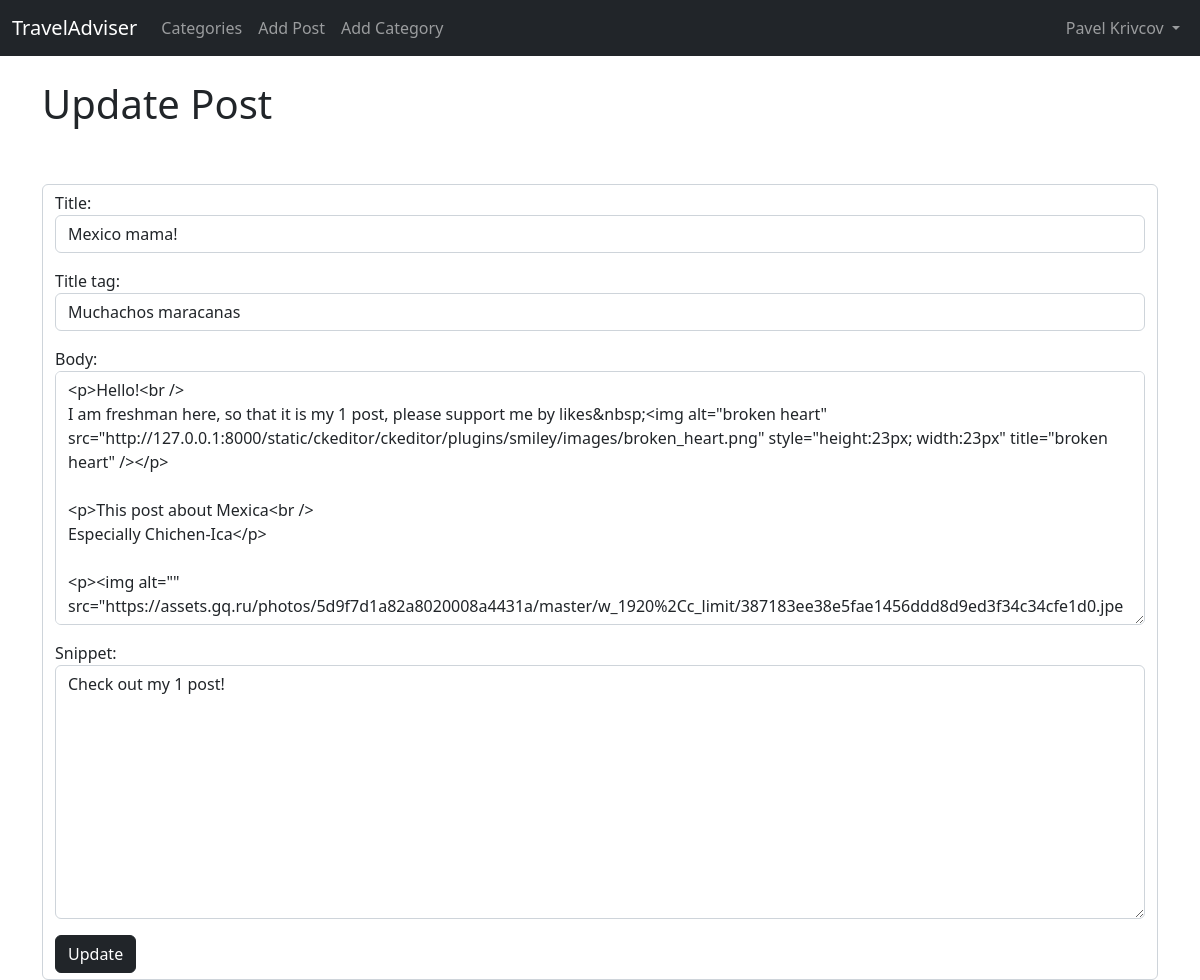
The app's page /article/edit/27 (signed in), older data.
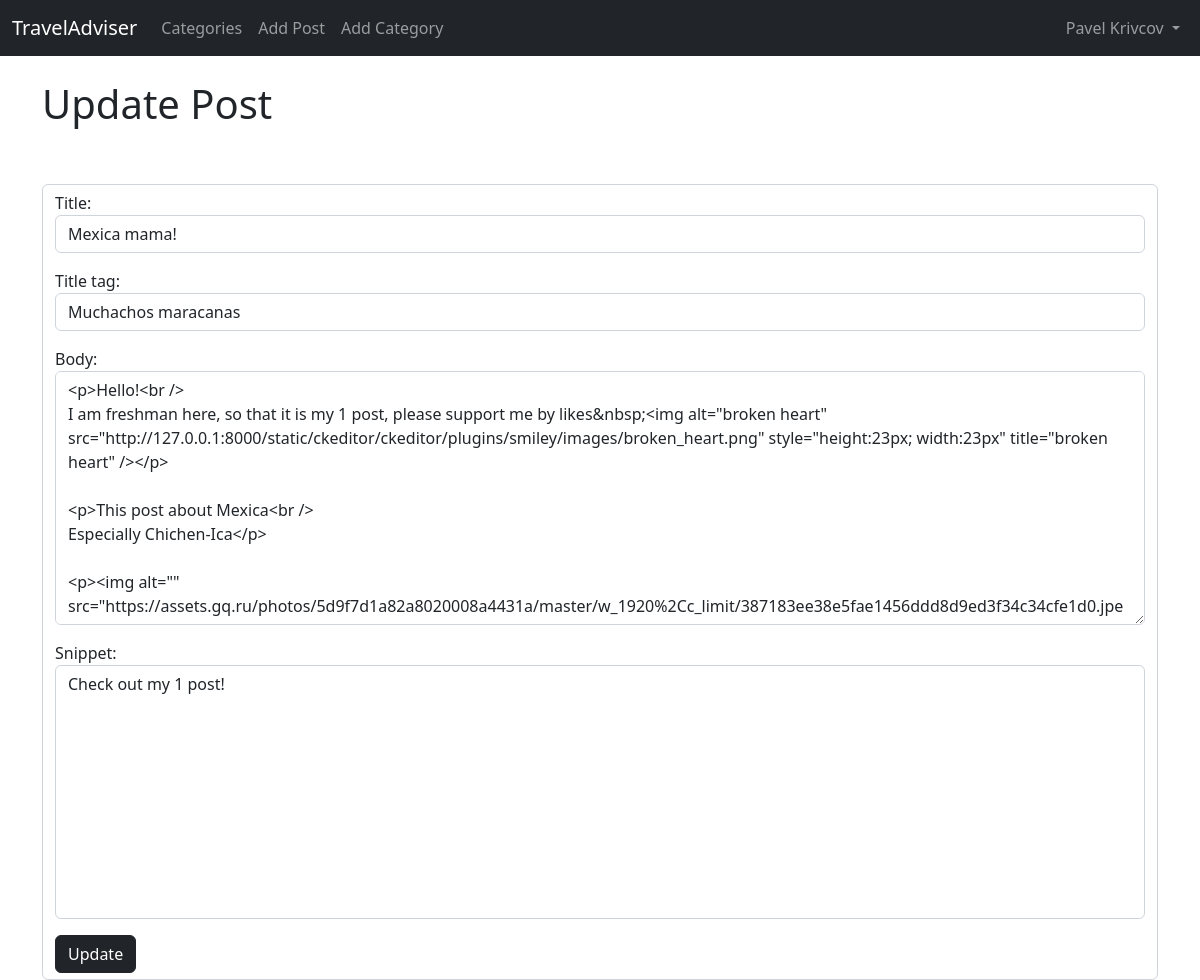
The same page, newer data.
### theblog/models.py (models this page shows, shortened)
class Post(models.Model):
    title = models.CharField(max_length=255)
    header_image = models.ImageField(null=True, blank=True, upload_to='images/content')
    title_tag = models.CharField(max_length=255)
    author = models.ForeignKey(User, on_delete=models.CASCADE)
    body = RichTextField(blank=True, null=True)
    post_date = models.DateField(auto_now_add=True)
    category = models.CharField(max_length=255, default='Vietnam')
    likes = models.ManyToManyField(User, related_name='blog_posts')
    snippet = models.CharField(max_length=255)

### theblog/views.py (the view)
# urls.py: path('article/edit/<int:pk>', UpdatePostView.as_view(), name='update_post'),
class UpdatePostView(UpdateView):
    model = Post
    form_class = EditForm
    template_name = 'update_post.html'

### theblog/forms.py
class EditForm(forms.ModelForm):
    class Meta:
        model = Post
        fields = ('title', 'title_tag', 'body', 'snippet')
        widgets = {
            'title': forms.TextInput(attrs={'class':'form-control'}),
            'title_tag': forms.TextInput(attrs={'class':'form-control'}),
            'body': forms.Textarea(attrs={'class':'form-control'}),
            'snippet': forms.Textarea(attrs={'class':'form-control'}),
        }

### theblog/templates/update_post.html (shortened to what this page needs)
{% extends 'base.html' %}
{% block content %}
{% if user.is_authenticated %}
    {% if user.id == post.author.id %}
        <h1>Update Post</h1>
        <br/><br/>
        <div class="form-control">
            <form method='POST'>
                    {{ form.as_p }}
                    <button class="btn btn-dark">Update</button>
        </div>
    {% else %}
            You're not allowed here! (and you know it...)
    {% endif %}
{% else %}
    You're not allowed here! (and you know it...)
{% endif %}
{% endblock %}

Row changes from the older to the newer data that the page shows:
changed Post "Muchachos maracanas": title "Mexico mama!" → "Mexica mama!"
